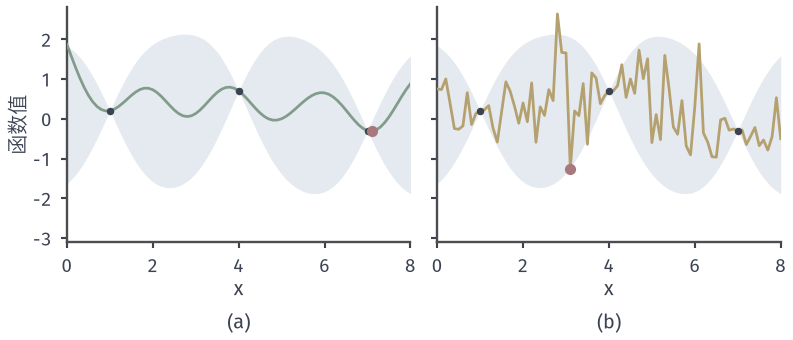

Python code for this plot:
from pathlib import Path
import sys
ROOT = next(p for p in Path(__file__).resolve().parents if (p/'build.sh').is_file() and (p/'tex/book.tex').is_file())
sys.path.insert(0, str(ROOT/'figures/05-optimization/05-stochastic-optimization/matplotlib/bo-common'))
from bo_common import *
# 后验联合抽样与独立边际抽样，固定种子，网格 0.1。
xs=np.linspace(0,8,81);xo=np.array(RUN_X[:3]);yo=f(xo)
m,Sig=posterior(xo,yo,xs,full=True);L=np.linalg.cholesky(Sig+1e-8*np.eye(81));s=np.sqrt(np.maximum(np.diag(Sig),0))
rng=np.random.default_rng(3)
fig,axs=figure(width_mm=112,height_mm=48,ncols=2,sharey=True)
Z=rng.standard_normal(81)
joint=m+L@Z;ind=m+s*rng.standard_normal(81)
for i,(ax,y,c) in enumerate(zip(axs,[joint,ind],[GREEN,YELLOW])):
    band(ax,xs,m,s);ax.plot(xs,y,color=c,lw=1.1,zorder=3);ax.scatter([xs[y.argmin()]],[y.min()],s=20,color=RED,zorder=6,lw=0)
    obs(ax,xo,yo,zorder=5,color=INK,s=9);ax.set_xlim(0,8);ax.set_xticks(range(0,9,2));ax.set_ylim(-3.1,2.8);axes_style(ax,'$x$','函数值' if i==0 else None);panel_label(ax,'(%s)'%'ab'[i],-.3)
n=20000;Zs=rng.standard_normal((81,n));S=m[:,None]+L@Zs;arg=S.argmin(axis=0)
freq=np.array([np.mean(xs[arg].round()==v) for v in range(9)])
print('TS argmin rounded freq 0..8',np.round(freq,3))
FACTS={'seed':3,'argmin_freq_nearest_integer':freq.tolist()}
save(fig, Path(__file__).resolve().parent, 'figure', FACTS)
